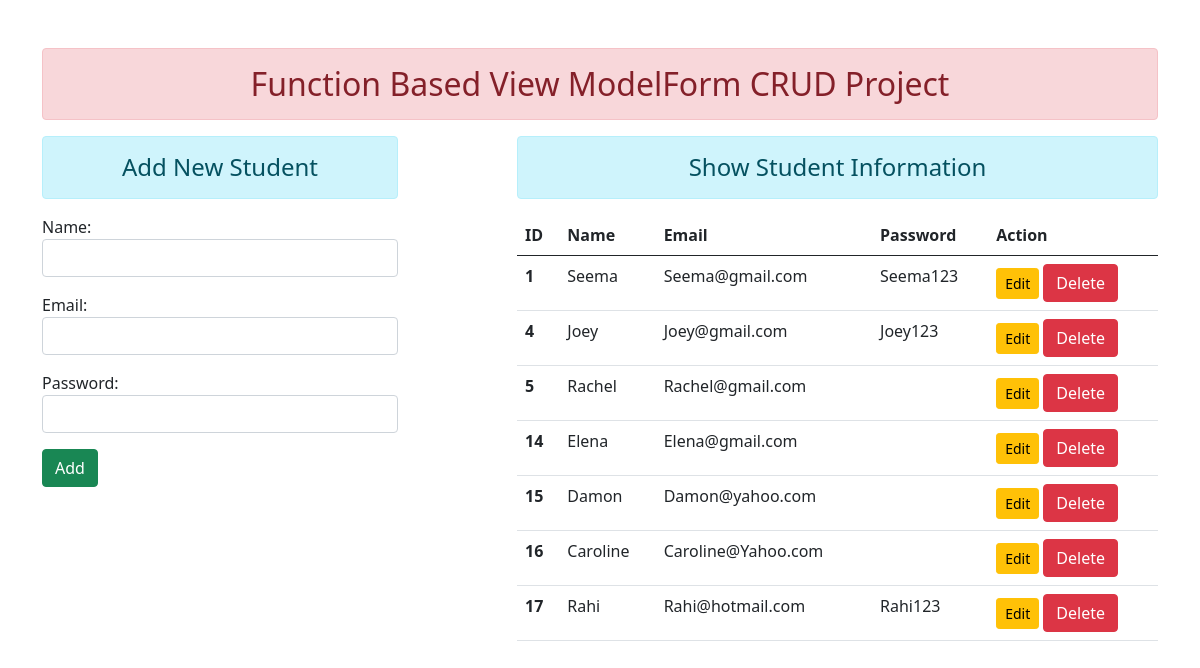
The page / on the database its author committed.
### enroll/models.py (models this page shows)
class User(models.Model):
    Name = models.CharField(max_length=100)
    Email = models.EmailField(max_length=100)
    Password = models.CharField(max_length=100)

### enroll/views.py (the view)
# urls.py: path('', views.add_show, name = 'addandshow'),
def add_show(request):
    if request.method == "POST":
        fm = StudentRegistration(request.POST)
        if fm.is_valid():
            nm = fm.cleaned_data['Name']
            em = fm.cleaned_data['Email']
            pd = fm.cleaned_data['Password']
            reg = User(Name=nm, Email=em, Password=pd)
            reg.save()
            fm = StudentRegistration()
    else:
        fm = StudentRegistration()
    stud = User.objects.all()
    return render(request, 'enroll/addandshow.html', {'form': fm,'stu':stud})

### enroll/forms.py
class StudentRegistration(forms.ModelForm):
    class Meta:
        model = User
        fields = ['Name', 'Email', 'Password']
        widgets = {
            "Name":forms.TextInput(attrs={'class':'form-control'}),
            "Email":forms.EmailInput(attrs={'class':'form-control'}),
            "Password":forms.PasswordInput(render_value=True, attrs=
            {'class':'form-control'})
        }

### enroll/templates/enroll/addandshow.html (shortened to what this page needs)
{% extends 'enroll/base.html' %}
{% block content %}
<div class="row">
    <div class="col-sm-4">
        <h4 class="text-center alert alert-info"> Add New Student </h4>
        <form action="" method="post">
        {{form.as_p}}
        <input type="submit" class="btn btn-success" value="Add">
        </form>
    </div>
    <div class="col-sm-7 offset-1">
        <h4 class="text-center alert alert-info">
            Show Student Information</h4>
        {% if stu %}
            <table class="table table-hover">
                <thead>
                    <tr>
                      <th scope="col">ID</th>
                      <th scope="col">Name</th>
                      <th scope="col">Email</th>
                      <th scope="col">Password</th>
                      <th scope="col">Action</th>
                    </tr>
                  </thead>
                  <tbody>
                      {% for st in stu %}
                      <tr>
                          <th scope="row"> {{st.id}} </th>
                          <td> {{st.Name}} </td>
                          <td> {{st.Email}} </td>
                          <td> {{st.Password}} </td>
                          <td>
                              <a href="{% url 'updatedata' st.id %}" class="btn btn-warning btn-sm">Edit</a>
                              <form action="{% url 'deletedata' st.id %}" method="post" class="d-inline">
                                <input type="submit" class="btn btn-danger"
                                  value="Delete">
                              </form>
                          </td>
                      </tr>
                      {% endfor %}
                  </tbody>
            </table>
        {% else %}
        <h4 class="text-center alert alert-warning"> No Records </h4>
        {% endif %}
    </div>
</div>
{% endblock content %}

### enroll/templates/enroll/base.html (shortened to what this page needs)
<!DOCTYPE html>
{% load static %}
<html lang="en">
<head>
    <link rel="stylesheet" href="{% static 'enroll/css/bootstrap.min.css' %}">
</head>
<body>
    <div class="container mt-5">
        <h2 class="text-center alert alert-danger">
            Function Based View ModelForm CRUD Project
        </h2>
        {% block content %} {% endblock content %}
    </div>
</body>
</html>

### rows shown on the page
User: id "1", Name "Seema", Email "Seema@gmail.com", Password "Seema123"
User: id "4", Name "Joey", Email "Joey@gmail.com", Password "Joey123"
User: id "5", Name "Rachel", Email "Rachel@gmail.com"
User: id "14", Name "Elena", Email "Elena@gmail.com"
User: id "15", Name "Damon", Email "Damon@yahoo.com"
User: id "16", Name "Caroline", Email "Caroline@Yahoo.com"
User: id "17", Name "Rahi", Email "Rahi@hotmail.com", Password "Rahi123"
